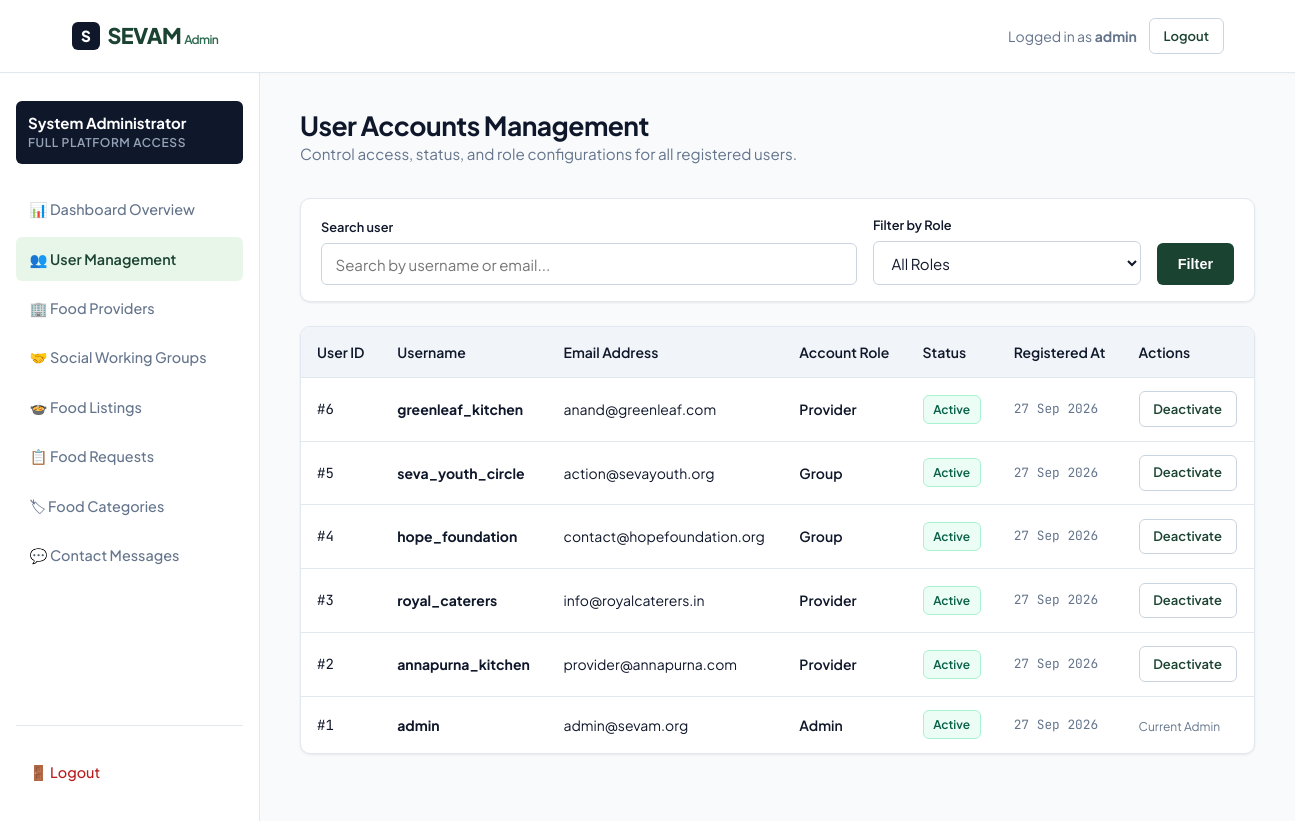
The page /admin/users.php (signed in) on the database its author committed.
### tables this page shows
CREATE TABLE `users` (
  `id` int(11) NOT NULL AUTO_INCREMENT,
  `username` varchar(50) NOT NULL,
  `email` varchar(100) NOT NULL,
  `password` varchar(255) NOT NULL,
  `role` enum('admin','provider','group') NOT NULL,
  `status` enum('active','inactive') DEFAULT 'active',
  `created_at` timestamp NULL DEFAULT current_timestamp(),
  PRIMARY KEY (`id`),
  UNIQUE KEY `username` (`username`),
  UNIQUE KEY `email` (`email`)
);

### php/db.php (called while the page is built, shortened)
<?php
function escape($val) {
    return htmlspecialchars($val ?? '', ENT_QUOTES, 'UTF-8');
}

### admin/users.php (the view, shortened to what this page needs)
<?php
require_once __DIR__ . '/../php/db.php';
require_once __DIR__ . '/header.php';
$search = trim($_GET['q'] ?? '');
$sql = "SELECT * FROM users WHERE 1=1";
$params = [];
$sql .= " ORDER BY id DESC";
$stmt = $pdo->prepare($sql);
$stmt->execute($params);
$users = $stmt->fetchAll();
?>
<div class="dashboard-header">
    <div>
        <h1 class="dashboard-title">User Accounts Management</h1>
        <p style="color: var(--color-text-muted); font-size: 0.95rem;">
            Control access, status, and role configurations for all registered users.
        </p>
    </div>
</div>
<div class="form-card" style="padding: 1rem 1.25rem; margin-bottom: 1.5rem;">
    <form action="/admin/users.php" method="GET" style="display:flex; gap:1rem; flex-wrap:wrap; align-items:flex-end;">
        <div style="flex:2; min-width:200px;">
            <label class="form-label" style="font-size:0.8rem;">Search user</label>
            <input type="text" name="q" class="form-input" placeholder="Search by username or email..." value="<?= escape($search) ?>">
        </div>
        <div style="flex:1; min-width:160px;">
            <label class="form-label" style="font-size:0.8rem;">Filter by Role</label>
            <select name="role" class="form-select">
                <option value="">All Roles</option>
            </select>
        </div>
        <div>
            <button type="submit" class="btn btn-primary" style="height: 42px;">Filter</button>
        </div>
    </form>
</div>
<div class="table-wrap">
    <div class="table-responsive">
        <table class="data-table">
            <thead>
                <tr>
                    <th>User ID</th>
                    <th>Username</th>
                    <th>Email Address</th>
                    <th>Account Role</th>
                    <th>Status</th>
                    <th>Registered At</th>
                    <th>Actions</th>
                </tr>
            </thead>
            <tbody>
                <?php foreach ($users as $u): ?>
                    <tr>
                        <td class="tabular-nums">#<?= $u['id'] ?></td>
                        <td><strong><?= escape($u['username']) ?></strong></td>
                        <td><?= escape($u['email']) ?></td>
                        <td>
                            <span style="text-transform: capitalize; font-weight:600;">
                                <?= escape($u['role']) ?>
                            </span>
                        </td>
                        <td>
                            <span class="badge badge-<?= ($u['status'] === 'active') ? 'accepted' : 'rejected' ?>">
                                <?= escape($u['status']) ?>
                            </span>
                        </td>
                        <td class="tabular-nums" style="font-size:0.8rem; color:var(--color-text-muted);">
                            <?= date('d M Y', strtotime($u['created_at'])) ?>
                        </td>
                        <td>
                            <?php if ($u['id'] !== $_SESSION['user_id']): ?>
                                <div style="display:flex; gap:0.4rem;">
                                    <?php if ($u['status'] === 'active'): ?>
                                        <a href="/admin/users.php?action=deactivate&id=<?= $u['id'] ?>" class="btn btn-sm btn-secondary" title="Deactivate user">
                                            Deactivate
                                        </a>
                                    <?php else: ?>
                                        <a href="/admin/users.php?action=activate&id=<?= $u['id'] ?>" class="btn btn-sm btn-primary" title="Activate user">
                                            Activate
                                        </a>
                                    <?php endif; ?>
                                </div>
                            <?php else: ?>
                                <span style="font-size:0.75rem; color:var(--color-text-muted);">Current Admin</span>
                            <?php endif; ?>
                        </td>
                    </tr>
                <?php endforeach; ?>
            </tbody>
        </table>
    </div>
</div>
<?php require_once __DIR__ . '/footer.php'; ?>

### css/style.css (style rules this page uses)
:root { --color-bg: #f8fafc; --color-surface: #ffffff; --color-surface-subtle: #f1f5f9; --color-surface-hover: #e2e8f0; --color-primary: #1b4332; --color-primary-light: #2d6a4f; --color-primary-accent: #40916c; --color-primary-subtle: #e8f5e9; --color-primary-border: #b7e4c7; --color-text-main: #0f172a; --color-text-muted: #64748b; --color-text-inverted: #ffffff; --color-border: #e2e8f0; --color-border-strong: #cbd5e1; --color-success: #15803d; --color-success-bg: #f0fdf4; --color-success-border: #bbf7d0; --color-warning: #b45309; --color-warning-bg: #fffbeb; --color-warning-border: #fde68a; --color-danger: #b91c1c; --color-danger-bg: #fef2f2; --color-danger-border: #fecaca; --color-info: #0369a1; --color-info-bg: #f0f9ff; --color-info-border: #bae6fd; --radius-sm: 6px; --radius-md: 10px; --radius-lg: 16px; --shadow-subtle: 0 1px 3px rgba(0, 0, 0, 0.05), 0 1px 2px rgba(0, 0, 0, 0.03); --shadow-card: 0 4px 6px -1px rgba(0, 0, 0, 0.05), 0 2px 4px -2px rgba(0, 0, 0, 0.03); --shadow-modal: 0 20px 25px -5px rgba(0, 0, 0, 0.1), 0 8px 10px -6px rgba(0, 0, 0, 0.05); --container-max: 1200px; --header-height: 72px; }
*, *::before, *::after { box-sizing: border-box; margin: 0; padding: 0; }
html { font-size: 16px; scroll-behavior: smooth; -webkit-font-smoothing: antialiased; }
body { font-family: 'Plus Jakarta Sans', system-ui, -apple-system, sans-serif; background-color: var(--color-bg); color: var(--color-text-main); line-height: 1.6; min-height: 100vh; display: flex; flex-direction: column; }
h1, h2, h3, h4, h5, h6 { color: var(--color-text-main); font-weight: 700; line-height: 1.25; letter-spacing: -0.02em; text-wrap: balance; }
p { color: var(--color-text-muted); }
a { color: var(--color-primary-light); text-decoration: none; transition: color 0.15s ease; }
.tabular-nums { font-variant-numeric: tabular-nums; font-family: 'JetBrains Mono', monospace; }
.btn { display: inline-flex; align-items: center; justify-content: center; gap: 0.5rem; padding: 0.65rem 1.25rem; font-size: 0.9rem; font-weight: 600; border-radius: var(--radius-sm); cursor: pointer; transition: all 0.15s ease; border: 1px solid transparent; white-space: nowrap; }
.btn-primary { background-color: var(--color-primary); color: #ffffff; }
.btn-secondary { background-color: var(--color-surface); color: var(--color-primary); border-color: var(--color-border-strong); }
.btn-sm { padding: 0.4rem 0.85rem; font-size: 0.8125rem; }
.badge { display: inline-flex; align-items: center; gap: 0.35rem; font-size: 0.75rem; font-weight: 600; padding: 0.25rem 0.6rem; border-radius: var(--radius-sm); text-transform: capitalize; }
.badge-accepted { background-color: #ecfdf5; color: #065f46; border: 1px solid #a7f3d0; }
.form-card { background-color: var(--color-surface); border: 1px solid var(--color-border); border-radius: var(--radius-md); padding: 2.25rem; box-shadow: var(--shadow-subtle); }
.form-label { display: block; font-size: 0.875rem; font-weight: 600; color: var(--color-text-main); margin-bottom: 0.35rem; }
.form-input, .form-select, .form-textarea { width: 100%; padding: 0.65rem 0.85rem; font-size: 0.9375rem; font-family: inherit; color: var(--color-text-main); background-color: #ffffff; border: 1px solid var(--color-border-strong); border-radius: var(--radius-sm); transition: border-color 0.15s ease, box-shadow 0.15s ease; }
.dashboard-header { display: flex; align-items: center; justify-content: space-between; margin-bottom: 2rem; flex-wrap: wrap; gap: 1rem; }
.dashboard-title { font-size: 1.65rem; }
.table-wrap { background-color: var(--color-surface); border: 1px solid var(--color-border); border-radius: var(--radius-md); overflow: hidden; box-shadow: var(--shadow-subtle); margin-bottom: 2rem; }
.table-responsive { width: 100%; overflow-x: auto; }
.data-table { width: 100%; border-collapse: collapse; font-size: 0.875rem; text-align: left; }
.data-table th { background-color: var(--color-surface-subtle); padding: 0.85rem 1rem; font-weight: 600; color: var(--color-text-main); border-bottom: 1px solid var(--color-border); white-space: nowrap; }
.data-table td { padding: 0.85rem 1rem; border-bottom: 1px solid var(--color-border); color: var(--color-text-main); vertical-align: middle; }
.data-table tr:last-child td { border-bottom: none; }

### rows shown on the page
users: id "6", username "greenleaf_kitchen", email "anand@greenleaf.com", role "Provider", status "Active", created_at "27 Sep 2026"
users: id "5", username "seva_youth_circle", email "action@sevayouth.org", role "Group", status "Active", created_at "27 Sep 2026"
users: id "4", username "hope_foundation", email "contact@hopefoundation.org", role "Group", status "Active", created_at "27 Sep 2026"
users: id "3", username "royal_caterers", email "info@royalcaterers.in", role "Provider", status "Active", created_at "27 Sep 2026"
users: id "2", username "annapurna_kitchen", email "provider@annapurna.com", role "Provider", status "Active", created_at "27 Sep 2026"
users: id "1", username "admin", email "admin@sevam.org", role "Admin", status "Active", created_at "27 Sep 2026", shows "Current Admin"

### other values the page prints
$_SESSION['username'] "admin"
